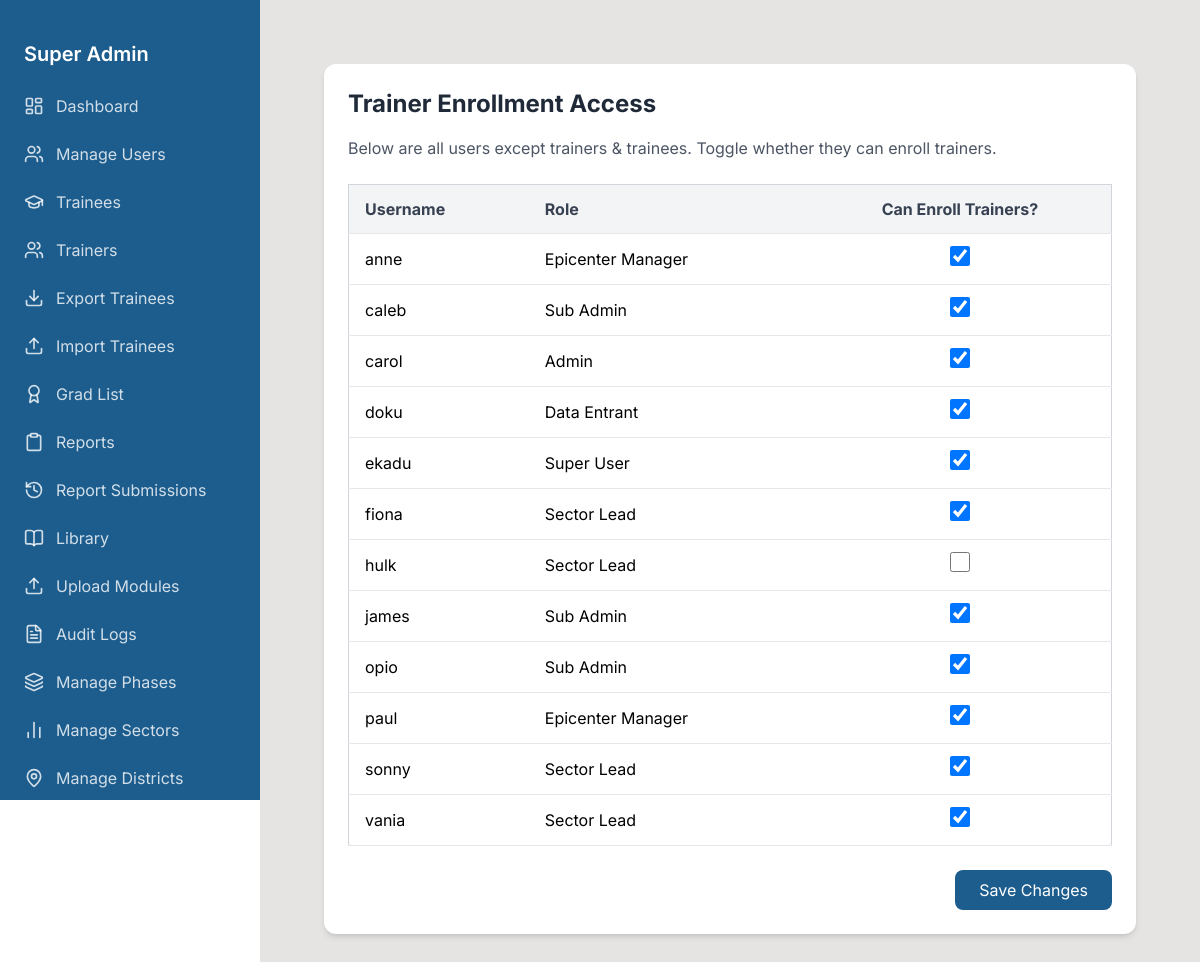
/superuser/trainers/enrollment-access/ (signed in), run on the app's committed database.
### urdt_app/models.py (models this page shows, shortened)
class CustomUser(AbstractUser):
    ROLE_CHOICES = [
        ('SUPER_USER', 'Super User'),
        ('ADMINISTRATIVE_USER', 'Admin'),
        ('SUB_ADMIN', 'Sub Admin'),
        ('EPICENTER_MANAGER', 'Epicenter Manager'),
        ('SECTOR_LEAD', 'Sector Lead'),
        ('DATA_ENTRANT', 'Data Entrant'),
        ('TRAINER', 'Trainer'),
        ('TRAINEE', 'Trainee'),
    ]
    DESIGNATION_CHOICES = [
        ('Project Manager', 'Project Manager'),
        ('CEO', 'CEO'),
        ('Academic Registrar', 'Academic Registrar'),
        ('Director Education and Training', 'Director Education and Training'),
        ('Director Finance and Admin', 'Director Finance and Admin'),
        ('Director Epicentre Strategy', 'Director Epicentre Strategy'),
        ('Director Cooperate Relations', 'Director Corporate Relations'),
        ('Human Resource', 'Human Resource'),
        ('Safe Guarding Officer', 'Safeguarding Officer'),
        ('Principal', 'Principal'),
        ('Accountant', 'Accountant'),
        ('M&E Officer', 'M&E Officer'),
        ('MERL Coordinator', 'MERL Coordinator'),
        ('IT Officer', 'IT Officer'),
        ('Artisan', 'Artisan'),
        ('Agribusiness Practitioner', 'Agribusiness Practitioner'),
    ]
    role = models.CharField(max_length=20, choices=ROLE_CHOICES, default='SECTOR_LEAD')
    designation = models.CharField(max_length=255, null=True, blank=True)
    phone_number = models.CharField(max_length=15, blank=True, null=True)
    sector = models.ForeignKey(
        'Sector', on_delete=models.SET_NULL, null=True, blank=True, related_name='sector_leads'
    )
    district = models.ForeignKey(
        'District', on_delete=models.SET_NULL, null=True, blank=True, related_name='epicenter_managers'
    )
    data_entrant_district = models.ForeignKey(
        'District', on_delete=models.SET_NULL, null=True, blank=True, related_name='data_entrants'
    )
    can_enroll_trainees = models.BooleanField(default=False, help_text="Can enroll trainees")
    can_enroll_trainers = models.BooleanField(default=False, help_text="Can enroll trainers")
    can_edit_trainees = models.BooleanField(default=False, help_text="Can edit assigned trainees")

### urdt_app/views.py (the view, shortened to what this page needs)
# urls.py: path('superuser/trainers/enrollment-access/', views.trainer_enrollment_access, name='trainer_enrollment_access'),
@login_required
@user_passes_test(superuser_required)
def trainer_enrollment_access(request):
    users = CustomUser.objects.exclude(role__in=['TRAINER','TRAINEE']).order_by('username')
    return render(request, 'superuser/trainer_enrollment_access.html', {'users': users})

### urdt_app/context_processors.py (called while the page is built, shortened)
def safeguarding_notifications(request):
    if not request.user.is_authenticated:
        return {}
    user = request.user
    return {}

def dynamic_base_template(request):
    base_template = "base.html"  # Default fallback
    if request.user.is_authenticated:
        role_templates = {
            "SUPER_USER": "superuser/base.html",
            "ADMINISTRATIVE_USER": "adminuser/base.html",
            "SUB_ADMIN": "subadmin/base.html",
            "EPICENTER_MANAGER": "epicentermanager/base.html",
            "SECTOR_LEAD": "sectorlead/base.html",  # Placeholder, refined further below
            "TRAINEE":"trainee/base.html",
            "TRAINER":"trainer/base.html"
        }
        base_template = role_templates.get(request.user.role, "base.html")
    return {"base_template": base_template}

### urdt_app/utils.py (called while the page is built)
def superuser_required(user):
    return user.is_authenticated and user.role == "SUPER_USER"

### templates/superuser/trainer_enrollment_access.html (shortened to what this page needs)
{% extends 'superuser/base.html' %}
{% block content %}
<div class="max-w-5xl mx-auto p-8">
  <div class="bg-white rounded-xl shadow-md p-6">
    <h1 class="text-2xl font-bold text-gray-800 mb-4">Trainer Enrollment Access</h1>
    <p class="text-gray-600 mb-6">
      Below are all users except trainers & trainees. Toggle whether they can enroll trainers.
    </p>
    <form method="post" class="space-y-6">
      <div class="overflow-x-auto">
        <table class="min-w-full bg-white border border-gray-300 rounded-lg shadow-sm">
          <thead class="bg-gray-100 text-gray-700">
            <tr>
              <th class="text-left px-4 py-3 border-b">Username</th>
              <th class="text-left px-4 py-3 border-b">Role</th>
              <th class="text-center px-4 py-3 border-b">Can Enroll Trainers?</th>
            </tr>
          </thead>
          <tbody>
            {% for user in users %}
            <tr class="border-b hover:bg-gray-50">
              <td class="px-4 py-3">{{ user.username }}</td>
              <td class="px-4 py-3">{{ user.get_role_display }}</td>
              <td class="px-4 py-3 text-center">
                <input type="checkbox" name="enrolltrainer_{{ user.id }}" class="w-5 h-5 text-blue-600 focus:ring-0 border-gray-300 rounded"
                       {% if user.can_enroll_trainers %}checked{% endif %}>
              </td>
            </tr>
            {% endfor %}
          </tbody>
        </table>
      </div>
      <div class="flex justify-end">
        <button type="submit" class="px-6 py-2 bg-[#1d5d8d] text-white rounded-lg hover:bg-[#1d5d8d]/90 transition">
          Save Changes
        </button>
      </div>
    </form>
  </div>
</div>
{% endblock %}

### templates/superuser/base.html (style rules this page uses)
:root { --sidebar-width: 260px; }
body { font-family: 'Inter', sans-serif; }

### data on the page
CustomUser: username "anne", role "Epicenter Manager", can_enroll_trainers "☑"
CustomUser: username "caleb", role "Sub Admin", can_enroll_trainers "☑"
CustomUser: username "carol", role "Admin", can_enroll_trainers "☑"
CustomUser: username "doku", role "Data Entrant", can_enroll_trainers "☑"
CustomUser: username "ekadu", role "Super User", can_enroll_trainers "☑"
CustomUser: username "fiona", role "Sector Lead", can_enroll_trainers "☑"
CustomUser: username "hulk", role "Sector Lead"
CustomUser: username "james", role "Sub Admin", can_enroll_trainers "☑"
CustomUser: username "opio", role "Sub Admin", can_enroll_trainers "☑"
CustomUser: username "paul", role "Epicenter Manager", can_enroll_trainers "☑"
CustomUser: username "sonny", role "Sector Lead", can_enroll_trainers "☑"
CustomUser: username "vania", role "Sector Lead", can_enroll_trainers "☑"
